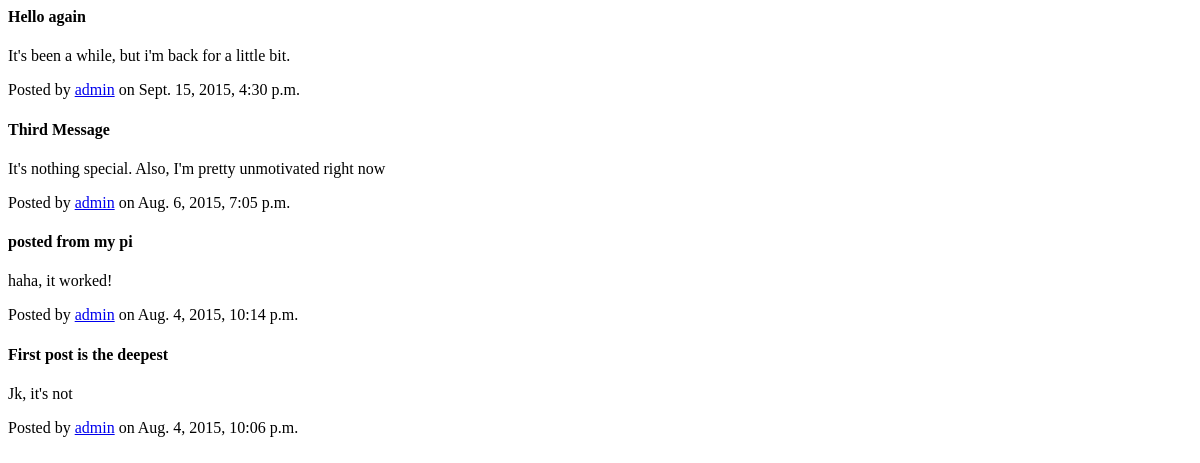
The page /all-messages/ (signed in) on the database as committed earlier.
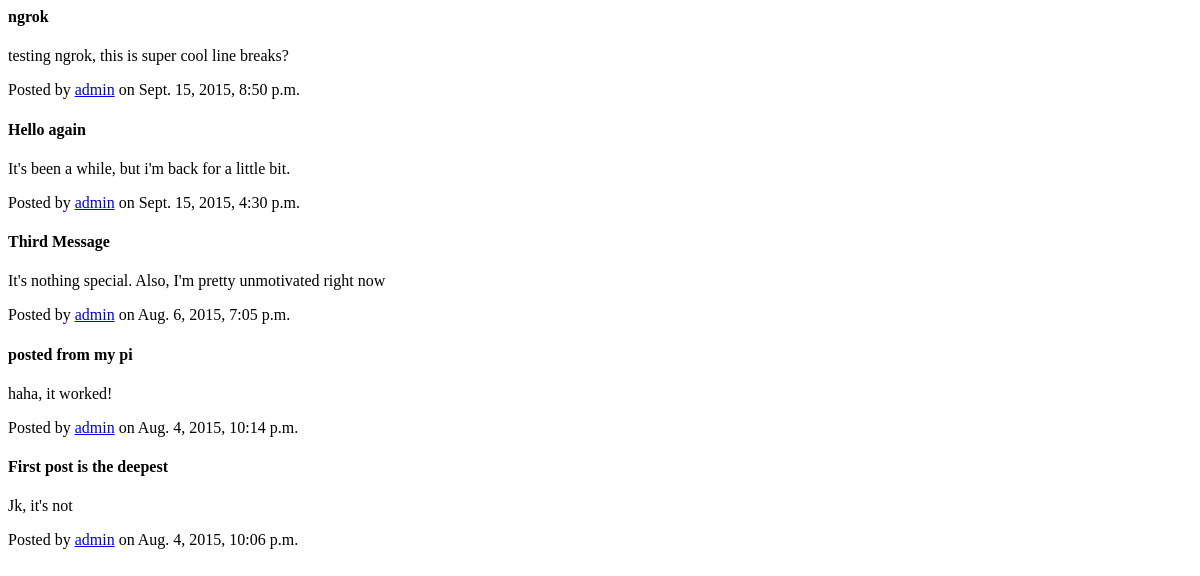
The same page on the database as committed later.
### main/models.py (models this page shows, shortened)
class Message(models.Model):
    title = models.CharField(max_length=255, default="i can't think of a title")
    text = models.TextField()
    author = models.ForeignKey(User)
    date_posted = models.DateTimeField(auto_now_add=True)
    favorite = models.ManyToManyField(User, related_name='favorites', blank=True)

### main/views.py (the view)
# urls.py: url(r'^all-messages/$', 'main.views.all_messages', name='all_messages'),
@login_required
def all_messages(request):
    context = {}
    messages = Message.objects.all().order_by('-date_posted')
    context['messages'] = messages
    if is_admin(request.user):
            context['permission'] = 'is_admin'
    return render(request, 'all_messages.html', context)

### main/templates/all_messages.html (shortened to what this page needs)
{% for message in messages %}
    <div data-message-id='{{ message.id }}' class="message">
        <h4 class="message-title">
            {{ message.title }}
        </h4>
        <p class="message-text">
            {{ message.text }}
        </p>
        <p class="message-date">Posted by <a href="#">{{ message.author.username }}</a> on {{ message.date_posted }}
        </p>
    </div>
{% endfor %}

Rows that differ between the two databases and show on the page:
added Message: title "ngrok", text "testing ngrok, this is super cool line breaks?", author.username "admin", date_posted "Sept. 15, 2015, 8:50 p.m."
